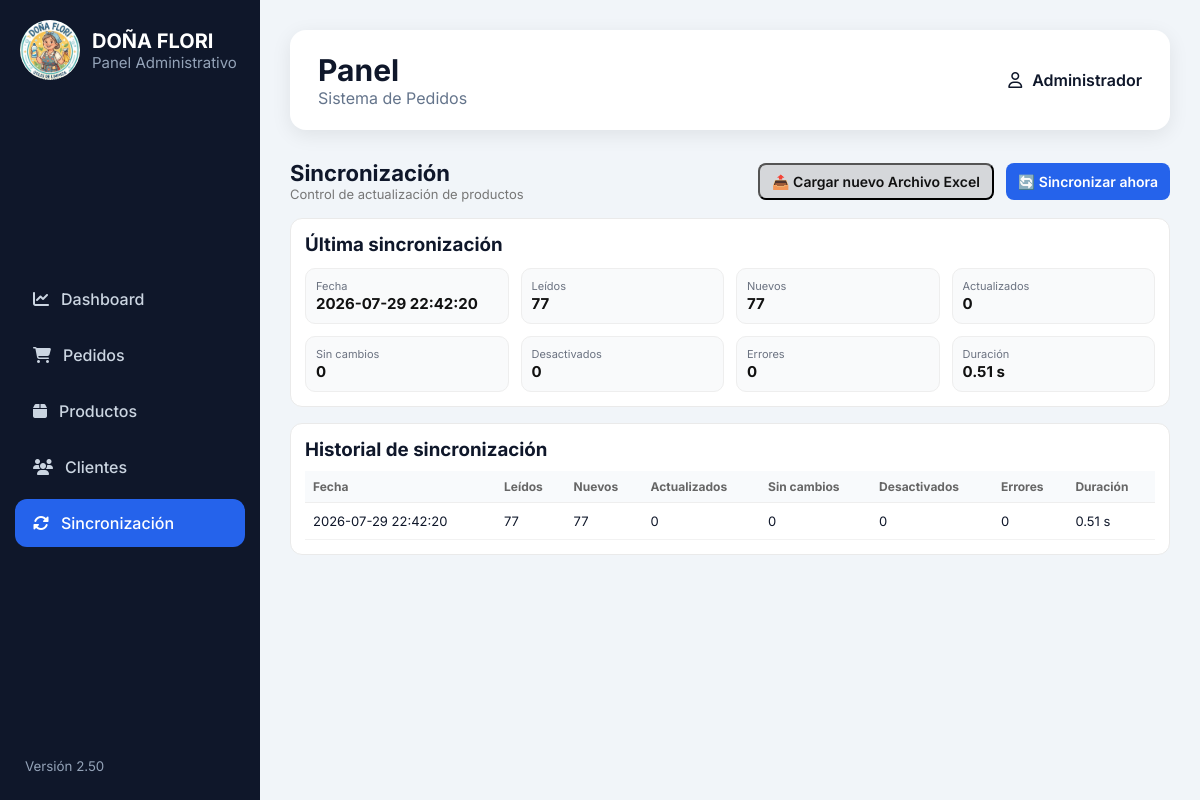
/admin/sincronizacion, run on the app's committed database.
### tables this page shows
CREATE TABLE sincronizaciones(

            id INTEGER PRIMARY KEY AUTOINCREMENT,

            fecha TEXT NOT NULL,

            productos_leidos INTEGER DEFAULT 0,

            nuevos INTEGER DEFAULT 0,

            actualizados INTEGER DEFAULT 0,

            sin_cambios INTEGER DEFAULT 0,

            desactivados INTEGER DEFAULT 0,

            errores INTEGER DEFAULT 0,

            duracion REAL DEFAULT 0

        );

### app.py (the view)
@app.route("/admin/sincronizacion")
def admin_sincronizacion():
    return render_template(
        "admin/sincronizacion.html",
        ultima=obtener_ultima_sincronizacion(),
        historial=obtener_historial()
    )

### services/database_service.py (called while the page is built)
def conectar():
    conexion = sqlite3.connect(DATABASE)
    conexion.row_factory = sqlite3.Row
    return conexion

### services/sync_log_service.py (called while the page is built)
def obtener_ultima_sincronizacion():
    conn = conectar()
    cursor = conn.cursor()
    cursor.execute("""
        SELECT *
        FROM sincronizaciones
        ORDER BY id DESC
        LIMIT 1
    """)
    resultado = cursor.fetchone()
    conn.close()
    return resultado

def obtener_historial(limit=20):
    conn = conectar()
    cursor = conn.cursor()
    cursor.execute("""
        SELECT *
        FROM sincronizaciones
        ORDER BY id DESC
        LIMIT ?
    """, (limit,))
    historial = cursor.fetchall()
    conn.close()
    return historial

### templates/admin/sincronizacion.html (shortened to what this page needs)
{% extends "admin/base_admin.html" %}
{% block content %}
<div class="erp-container">
    <div class="erp-header">
        <div>
            <h1 class="erp-title">Sincronización</h1>
            <p class="erp-subtitle">Control de actualización de productos</p>
        </div>
        <div style="display:flex; gap:12px;">
            <button id="btnSubirExcel" class="btn-secondary">
                📤 Cargar nuevo Archivo Excel
            </button>
            <button id="btnSincronizar" class="btn-primary">
                🔄 Sincronizar ahora
            </button>
        </div>
    </div>
    <div class="erp-card full">
        <h3>Última sincronización</h3>
        {% if ultima %}
        <div class="sync-grid">
            <div class="sync-item">
                <span>Fecha</span>
                <strong>{{ ultima.fecha }}</strong>
            </div>
            <div class="sync-item">
                <span>Leídos</span>
                <strong>{{ ultima.productos_leidos }}</strong>
            </div>
            <div class="sync-item">
                <span>Nuevos</span>
                <strong>{{ ultima.nuevos }}</strong>
            </div>
            <div class="sync-item">
                <span>Actualizados</span>
                <strong>{{ ultima.actualizados }}</strong>
            </div>
            <div class="sync-item">
                <span>Sin cambios</span>
                <strong>{{ ultima.sin_cambios }}</strong>
            </div>
            <div class="sync-item">
                <span>Desactivados</span>
                <strong>{{ ultima.desactivados }}</strong>
            </div>
            <div class="sync-item">
                <span>Errores</span>
                <strong class="danger">{{ ultima.errores }}</strong>
            </div>
            <div class="sync-item">
                <span>Duración</span>
                <strong>{{ ultima.duracion }} s</strong>
            </div>
        </div>
        {% else %}
        <p class="muted">No existen sincronizaciones aún.</p>
        {% endif %}
    </div>
    <div class="erp-card full">
        <h3>Historial de sincronización</h3>
        <table class="erp-table">
            <thead>
                <tr>
                    <th>Fecha</th>
                    <th>Leídos</th>
                    <th>Nuevos</th>
                    <th>Actualizados</th>
                    <th>Sin cambios</th>
                    <th>Desactivados</th>
                    <th>Errores</th>
                    <th>Duración</th>
                </tr>
            </thead>
            <tbody>
                {% for item in historial %}
                <tr>
                    <td>{{ item.fecha }}</td>
                    <td>{{ item.productos_leidos }}</td>
                    <td>{{ item.nuevos }}</td>
                    <td>{{ item.actualizados }}</td>
                    <td>{{ item.sin_cambios }}</td>
                    <td>{{ item.desactivados }}</td>
                    <td>
                        {% if item.errores > 0 %}
                            <span class="danger-text">{{ item.errores }}</span>
                        {% else %}
                            {{ item.errores }}
                        {% endif %}
                    </td>
                    <td>{{ item.duracion }} s</td>
                </tr>
                {% endfor %}
            </tbody>
        </table>
    </div>
</div>
{% endblock %}

### static/css/admin.css (style rules this page uses)
:root { --sidebar:#0f172a; --sidebar-hover:#1e293b; --sidebar-active:#2563eb; --background:#f1f5f9; --card:#ffffff; --text:#0f172a; --text-light:#64748b; --border:#e2e8f0; --shadow:0 5px 20px rgba(0,0,0,.08); --radius:16px; }
* { margin:0; padding:0; box-sizing:border-box; }
body { font-family:"Inter",sans-serif; background:var(--background); color:var(--text); }
table { width:100%; border-collapse:collapse; }
thead { background:#f8fafc; }
th { text-align:left; padding:15px; }
td { padding:15px; border-top:1px solid var(--border); }
table tbody tr { transition:.2s; }
.erp-container { display: flex; flex-direction: column; gap: 16px; }
.erp-header { display: flex; justify-content: space-between; align-items: center; }
.erp-title { font-size: 22px; font-weight: 700; }
.erp-subtitle { font-size: 13px; color: #777; }
.erp-card { background: #fff; border: 1px solid #eaeaea; border-radius: 12px; padding: 14px; }
.erp-card.full { grid-column: 1 / -1; }
.erp-table { width: 100%; border-collapse: collapse; margin-top: 10px; }
.erp-table th { text-align: left; font-size: 12px; color: #666; border-bottom: 1px solid #eee; padding: 8px; }
.erp-table td { padding: 10px 8px; border-bottom: 1px solid #f2f2f2; font-size: 13px; }
.btn-primary { background:#2563eb; color:white; border:none; padding:8px 12px; border-radius:8px; cursor:pointer; transition:.2s; font-weight:600; font-size: 14px; font-family: "Inter", sans-serif; }
.btn-secondary { background: #a7a8a862; color: #111; padding: 8px 12px; border-radius: 8px; text-decoration: none; font-size: 14px; font-weight: 600; font-family: "Inter", sans-serif; }
.sync-grid { display: grid; grid-template-columns: repeat(4, 1fr); gap: 12px; margin-top: 12px; }
.sync-item { background: #f9fafb; border: 1px solid #eee; border-radius: 10px; padding: 10px; }
.sync-item span { font-size: 11px; color: #6b7280; display: block; }
.sync-item strong { font-size: 15px; font-weight: 700; color: #111; }
.danger { color: #dc2626; }

### data on the page
sincronizaciones: fecha "2026-07-29 22:42:20", productos_leidos "77", nuevos "77", actualizados "0", sin_cambios "0", desactivados "0", errores "0", duracion "0.51"
